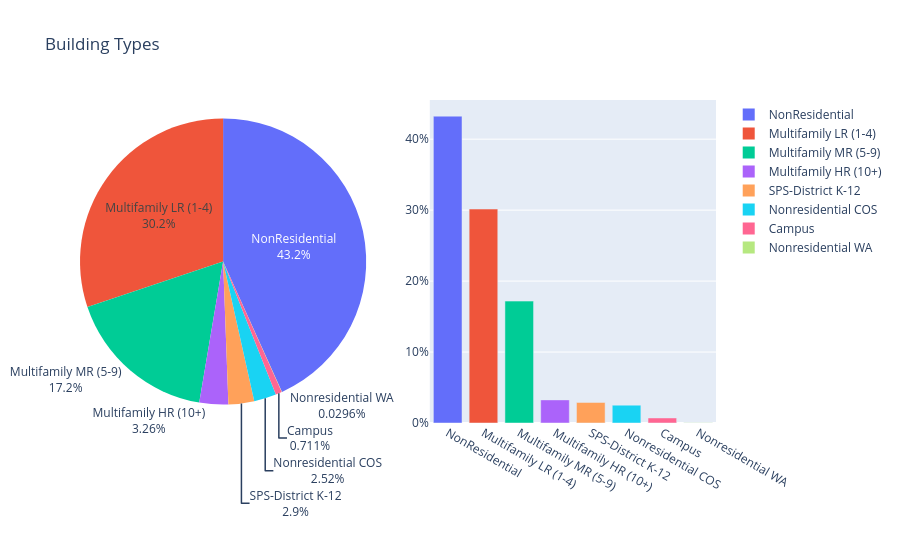

The cell this chart's notebook holds for it:
### Markdown cell above
Pour vous inspirer, ou comprendre l'esprit recherché dans une analyse exploratoire, vous pouvez consulter ce notebook en ligne : https://www.kaggle.com/code/pmarcelino/comprehensive-data-exploration-with-python. Il ne s'agit pas d'un modèle à suivre à la lettre ni d'un template d'analyses attendues pour ce projet.

### Code cell
#What are the building types?
df_display = pd.DataFrame({
    'count': building_consumption['BuildingType'].value_counts(dropna=False),
    'percentage': building_consumption['BuildingType'].value_counts(normalize=True).map('{:.1%}'.format)
}).reset_index().rename(columns={'index': 'BuildingType'})

total = pd.DataFrame([{'BuildingType': 'Total', 'count': df_display['count'].sum(), 'percentage': '100%'}])
df_display = pd.concat([df_display, total], ignore_index=True)

df_display.index = list(range(1, len(df_display))) + ['']  # empty index for total row

display(df_display.style.apply(
    lambda x: ['font-weight: bold' if x.name == '' else '' for _ in x], axis=1
))

#visualize the distribution of building types
counts = building_consumption["BuildingType"].value_counts().reset_index()
counts.columns = ['BuildingType', 'count']
counts['percentage'] = counts['count'] / counts['count'].sum()

# Use plotly's default color sequence
colors = px.colors.qualitative.Plotly[:len(counts)]

fig = make_subplots(rows=1, cols=2, specs=[[{'type':'domain'}, {'type':'xy'}]])

# Pie chart - show only percentage
fig.add_trace(go.Pie(
    labels=counts['BuildingType'], 
    values=counts['percentage'],
    textinfo='label+percent',        # show labe and percentage
    hovertemplate='%{label}<br>Count: %{customdata}<br>Percentage: %{percent}<extra></extra>',
customdata=counts['count'],
    marker=dict(colors=colors)
), row=1, col=1)

# Bar chart - same colors as pie
fig.add_trace(go.Bar(
    x=counts['BuildingType'], 
    y=counts['percentage'],
    marker=dict(color=colors),
    hovertemplate='%{x}<br>Count: %{customdata}<br>Percentage: %{y:.1%}<extra></extra>',
customdata=counts['count'],
    showlegend=False
), row=1, col=2)

fig.update_layout(yaxis=dict(tickformat='.0%'), title='Building Types')

fig.show()

### Figure 1 — Plotly figure (JSON) as saved in the notebook; plotly's stock layout.template omitted (floating-point values rounded to 4 significant figures)
{"data": [{"customdata": [1460, 1018, 580, 110, 98, 85, 24, 1], "domain": {"x": [0, 0.45], "y": [0, 1]}, "hovertemplate": "%{label}<br>Count: %{customdata}<br>Percentage: %{percent}<extra></extra>", "labels": ["NonResidential", "Multifamily LR (1-4)", "Multifamily MR (5-9)", "Multifamily HR (10+)", "SPS-District K-12", "Nonresidential COS", "Campus", "Nonresidential WA"], "marker": {"colors": ["#636EFA", "#EF553B", "#00CC96", "#AB63FA", "#FFA15A", "#19D3F3", "#FF6692", "#B6E880"]}, "textinfo": "label+percent", "type": "pie", "values": [0.4325, 0.3015, 0.1718, 0.03258, 0.02903, 0.02518, 0.007109, 0.0002962]}, {"customdata": [1460, 1018, 580, 110, 98, 85, 24, 1], "hovertemplate": "%{x}<br>Count: %{customdata}<br>Percentage: %{y:.1%}<extra></extra>", "marker": {"color": ["#636EFA", "#EF553B", "#00CC96", "#AB63FA", "#FFA15A", "#19D3F3", "#FF6692", "#B6E880"]}, "showlegend": false, "type": "bar", "x": ["NonResidential", "Multifamily LR (1-4)", "Multifamily MR (5-9)", "Multifamily HR (10+)", "SPS-District K-12", "Nonresidential COS", "Campus", "Nonresidential WA"], "xaxis": "x", "y": [0.4325, 0.3015, 0.1718, 0.03258, 0.02903, 0.02518, 0.007109, 0.0002962], "yaxis": "y"}], "layout": {"title": {"text": "Building Types"}, "xaxis": {"anchor": "y", "domain": [0.55, 1]}, "yaxis": {"anchor": "x", "domain": [0, 1], "tickformat": ".0%"}}}
